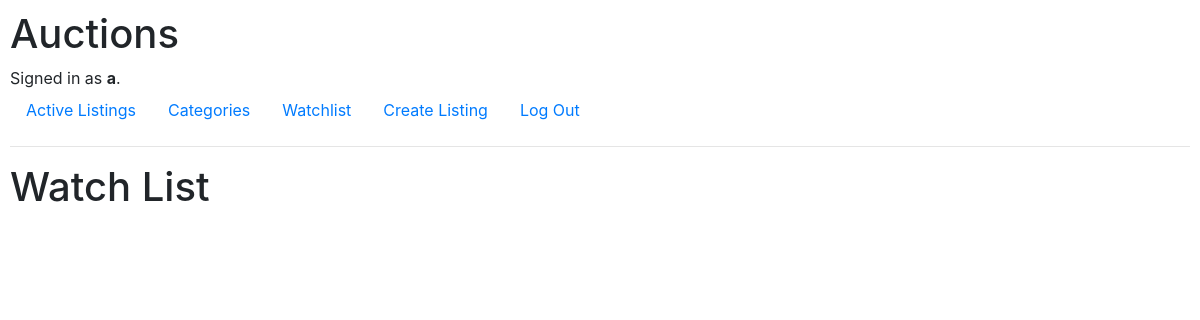
/watch_list (signed in), run on an earlier commit of the app's database.
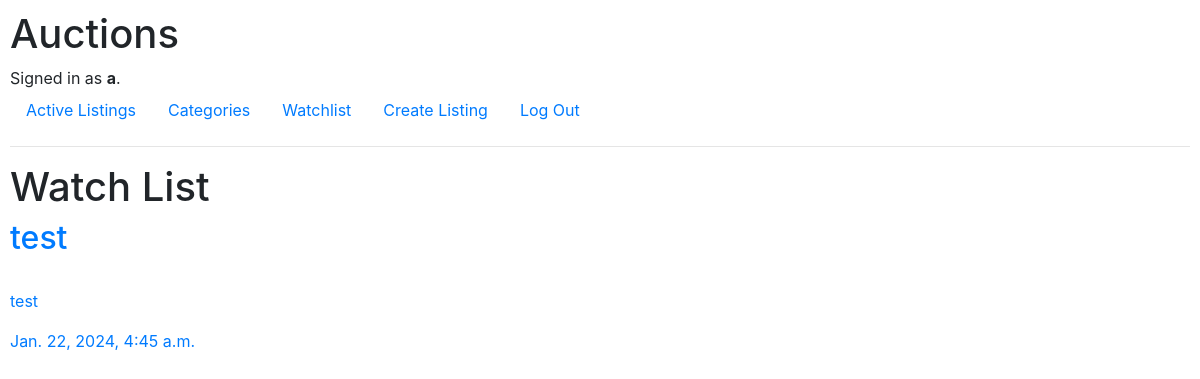
And on a later commit of the database.
### auctions/models.py (models this page shows)
class WatchList(models.Model):
    user = models.ForeignKey(User, on_delete=models.CASCADE, related_name='user_watchlist')
    listing = models.ForeignKey(Listing, on_delete=models.CASCADE, related_name='listing_watchlist')

class Listing(models.Model):
    title = models.TextField()
    description = models.TextField()
    image = models.TextField()
    user = models.ForeignKey(User, on_delete=models.CASCADE, related_name="user")
    category = models.ForeignKey(Category, on_delete=models.CASCADE, related_name="category")
    state = models.BooleanField(default=True)
    created_at = models.DateTimeField(auto_now_add=True)

### auctions/views.py (the view)
# urls.py: path("watch_list", views.watch_list, name="watch_list"),
@login_required()
def watch_list(request):
    if request.method == "POST":
        listing_id = request.POST["listing_id"]
        listing = Listing.objects.get(id=listing_id)
        watch_list = WatchList.objects.filter(listing=listing, user=request.user)
        if watch_list.exists():
            watch_list.delete()
            return HttpResponseRedirect(reverse("watch_list"))
        new_watch_list = WatchList(listing=listing, user=request.user)
        new_watch_list.save()
        return HttpResponseRedirect(reverse("watch_list"))
    else:
        watch_lists = WatchList.objects.all().filter(user=request.user)
        return render(request, 'auctions/watch_list.html', {
            "watch_lists": watch_lists
        })

### auctions/templates/auctions/watch_list.html (shortened to what this page needs)
{% extends 'auctions/layout.html' %}
{% block body %}
<h1>Watch List</h1>
{% for watch_list in watch_lists %}
<div class="flex">
  <a href="{% url 'listing' watch_list.listing.id %}">
  <h2>{{watch_list.listing.title}}</h2>
    <p>{{watch_list.listing.description}}</p>
    <p>{{watch_list.listing.created_at}}</p>
  </a>
  </div>
{% endfor %}
{% endblock %}

What changed in the data, as far as the page shows it:
added WatchList: listing "test", listing.description "test", listing.created_at "Jan. 22, 2024, 4:45 a.m."
